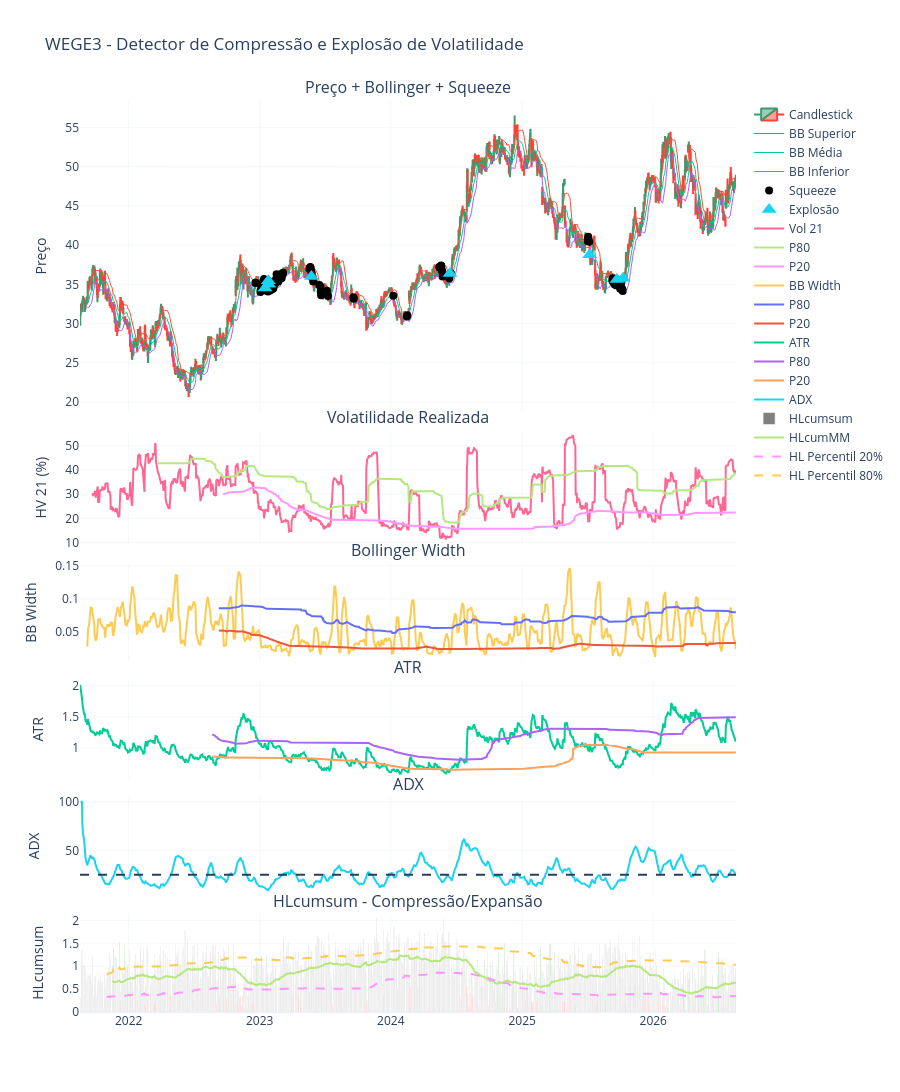

Write notebook code for a chart like this one.
### Markdown cell above
# Rodar Funções

### Code cell
# Importar Todas as Funções
from OPCOES_ExplosaoVol_CLAUDE_GPT_novo import *
# coletar ticker =======================================================
from pathlib import Path
import sys

import MetaTrader5 as mt5
import multiprocessing
import os
import time
from concurrent.futures import ThreadPoolExecutor

# Pasta raiz do projeto (um nível acima de Testes)
projeto = Path.cwd().parent

if str(projeto) not in sys.path:
    sys.path.insert(0, str(projeto))


tf = mt5.TIMEFRAME_D1 # TIME FRAME
cotacoes = 3000
NaN_Maximo = 0

tiker = 'WEGE3'

# COELTAR COM YFINANCE ===================================================
#df = carregar_dados(ticker= tiker+".SA", start="2020-01-01", end=None)


# COLETAR COM METATRADER =================================================
df = cotacoes_mt5_OHLC(tiker, timeframe=tf, n_barras=cotacoes)
# ========================================================================

# Rodar Função ===========================================================
df_squeeze = detectar_squeeze(df)
#relatorio(df_squeeze)

# Plotar Gráficos
plotar_interativo(df_squeeze, tiker)

### Figure 1 — Plotly figure (JSON) as saved in the notebook; plotly's stock layout.template omitted (floating-point values rounded to 4 significant figures; data arrays with more than 128 entries replaced by an {"elided": "..."} marker saying what was removed)
{"data": [{"close": {"elided": "1248 float values"}, "high": {"elided": "1248 float values"}, "low": {"elided": "1248 float values"}, "name": "Candlestick", "open": {"elided": "1248 float values"}, "type": "candlestick", "x": {"elided": "1248 str values"}, "xaxis": "x", "yaxis": "y"}, {"hovertemplate": "<b>%{x}</b><br>Valor: %{y:.2f}<extra></extra>", "line": {"width": 1}, "mode": "lines", "name": "BB Superior", "type": "scatter", "x": {"elided": "1248 str values"}, "xaxis": "x", "y": {"elided": "1248 float values"}, "yaxis": "y"}, {"hovertemplate": "<b>%{x}</b><br>Valor: %{y:.2f}<extra></extra>", "line": {"width": 1}, "mode": "lines", "name": "BB Média", "type": "scatter", "x": {"elided": "1248 str values"}, "xaxis": "x", "y": {"elided": "1248 float values"}, "yaxis": "y"}, {"hovertemplate": "<b>%{x}</b><br>Valor: %{y:.2f}<extra></extra>", "line": {"width": 1}, "mode": "lines", "name": "BB Inferior", "type": "scatter", "x": {"elided": "1248 str values"}, "xaxis": "x", "y": {"elided": "1248 float values"}, "yaxis": "y"}, {"hovertemplate": "<b>%{x}</b><br>Valor: %{y:.2f}<extra></extra>", "marker": {"color": "black", "size": 8, "symbol": "circle"}, "mode": "markers", "name": "Squeeze", "type": "scatter", "x": ["2022-12-20T00:00:00", "2022-12-21T00:00:00", "2023-01-03T00:00:00", "2023-01-04T00:00:00", "2023-01-05T00:00:00", "2023-01-06T00:00:00", "2023-01-09T00:00:00", "2023-01-10T00:00:00", "2023-01-11T00:00:00", "2023-01-12T00:00:00", "2023-01-13T00:00:00", "2023-01-16T00:00:00", "2023-01-17T00:00:00", "2023-01-18T00:00:00", "2023-01-19T00:00:00", "2023-01-20T00:00:00", "2023-01-23T00:00:00", "2023-01-24T00:00:00", "2023-01-25T00:00:00", "2023-01-26T00:00:00", "2023-01-27T00:00:00", "2023-01-30T00:00:00", "2023-01-31T00:00:00", "2023-02-01T00:00:00", "2023-02-02T00:00:00", "2023-02-03T00:00:00", "2023-02-06T00:00:00", "2023-02-07T00:00:00", "2023-02-08T00:00:00", "2023-02-09T00:00:00", "2023-02-10T00:00:00", "2023-02-13T00:00:00", "2023-02-14T00:00:00", "2023-02-15T00:00:00", "2023-02-16T00:00:00", "2023-02-17T00:00:00", "2023-02-22T00:00:00", "2023-02-23T00:00:00", "2023-02-24T00:00:00", "2023-02-27T00:00:00", "2023-02-28T00:00:00", "2023-03-01T00:00:00", "2023-03-02T00:00:00", "2023-03-03T00:00:00", "2023-03-06T00:00:00", "2023-03-07T00:00:00", "2023-05-19T00:00:00", "2023-05-22T00:00:00", "2023-05-23T00:00:00", "2023-05-24T00:00:00", "2023-05-25T00:00:00", "2023-05-26T00:00:00", "2023-05-29T00:00:00", "2023-05-30T00:00:00", "2023-06-16T00:00:00", "2023-06-19T00:00:00", "2023-06-20T00:00:00", "2023-06-21T00:00:00", "2023-07-06T00:00:00", "2023-07-07T00:00:00", "2023-07-10T00:00:00", "2023-09-19T00:00:00", "2023-09-20T00:00:00", "2024-01-08T00:00:00", "2024-02-15T00:00:00", "2024-02-16T00:00:00", "2024-05-15T00:00:00", "2024-05-16T00:00:00", "2024-05-17T00:00:00", "2024-05-20T00:00:00", "2024-05-21T00:00:00", "2024-05-22T00:00:00", "2024-05-23T00:00:00", "2024-05-24T00:00:00", "2024-06-12T00:00:00", "2024-06-13T00:00:00", "2024-06-14T00:00:00", "2024-06-17T00:00:00", "2025-07-02T00:00:00", "2025-07-03T00:00:00", "2025-07-04T00:00:00", "2025-07-07T00:00:00", "2025-09-09T00:00:00", "2025-09-10T00:00:00", "2025-09-11T00:00:00", "2025-09-12T00:00:00", "2025-09-15T00:00:00", "2025-09-16T00:00:00", "2025-09-17T00:00:00", "2025-09-18T00:00:00", "2025-09-19T00:00:00", "2025-09-22T00:00:00", "2025-09-23T00:00:00", "2025-09-24T00:00:00", "2025-09-25T00:00:00", "2025-09-26T00:00:00", "2025-09-29T00:00:00", "2025-09-30T00:00:00", "2025-10-01T00:00:00", "2025-10-02T00:00:00", "2025-10-03T00:00:00", "2025-10-06T00:00:00", "2025-10-07T00:00:00", "2025-10-08T00:00:00"], "xaxis": "x", "y": [35.2, 35.18, 34.03, 34.26, 34.33, 34.84, 34.74, 34.4, 35.36, 35.28, 35.7, 34.53, 35.09, 34.8, 34.73, 34.2, 34.23, 34.09, 35.47, 35.0, 34.73, 34.21, 35.03, 35.17, 34.85, 34.73, 34.42, 34.51, 34.5, 34.79, 35.36, 35.34, 35.14, 35.62, 35.52, 36.29, 35.38, 36.15, 35.8, 35.75, 36.08, 36.28, 36.08, 35.78, 36.33, 36.47, 37.01, 37.23, 37.1, 36.73, 36.01, 36.44, 35.86, 35.36, 34.91, 34.74, 34.08, 33.62, 34.07, 34.17, 33.52, 33.36, 33.18, 33.54, 30.89, 31.06, 37.2, 37.18, 37.22, 37.42, 37.33, 36.88, 36.65, 36.0, 35.75, 36.07, 36.4, 36.4, 40.52, 40.79, 41.07, 40.43, 35.48, 35.77, 35.34, 35.46, 35.03, 35.28, 35.23, 35.25, 34.88, 35.61, 35.22, 35.4, 34.88, 34.85, 34.99, 35.2, 34.43, 34.76, 35.02, 34.33, 34.37, 34.15], "yaxis": "y"}, {"hovertemplate": "<b>%{x}</b><br>Valor: %{y:.2f}<extra></extra>", "marker": {"size": 13, "symbol": "triangle-up"}, "mode": "markers", "name": "Explosão", "type": "scatter", "x": ["2023-01-16T00:00:00", "2023-01-25T00:00:00", "2023-01-26T00:00:00", "2023-05-25T00:00:00", "2024-06-14T00:00:00", "2025-07-08T00:00:00", "2025-09-22T00:00:00", "2025-10-09T00:00:00"], "xaxis": "x", "y": [34.53, 35.47, 35.0, 36.01, 36.4, 38.79, 35.61, 35.79], "yaxis": "y"}, {"hovertemplate": "<b>%{x}</b><br>Valor: %{y:.2f}<extra></extra>", "mode": "lines", "name": "Vol 21", "type": "scatter", "x": {"elided": "1248 str values"}, "xaxis": "x2", "y": {"elided": "1248 float values"}, "yaxis": "y2"}, {"hovertemplate": "<b>%{x}</b><br>Valor: %{y:.2f}<extra></extra>", "mode": "lines", "name": "P80", "type": "scatter", "x": {"elided": "1248 str values"}, "xaxis": "x2", "y": {"elided": "1248 float values"}, "yaxis": "y2"}, {"hovertemplate": "<b>%{x}</b><br>Valor: %{y:.2f}<extra></extra>", "mode": "lines", "name": "P20", "type": "scatter", "x": {"elided": "1248 str values"}, "xaxis": "x2", "y": {"elided": "1248 float values"}, "yaxis": "y2"}, {"hovertemplate": "<b>%{x}</b><br>Valor: %{y:.2f}<extra></extra>", "mode": "lines", "name": "BB Width", "type": "scatter", "x": {"elided": "1248 str values"}, "xaxis": "x3", "y": {"elided": "1248 float values"}, "yaxis": "y3"}, {"hovertemplate": "<b>%{x}</b><br>Valor: %{y:.2f}<extra></extra>", "mode": "lines", "name": "P80", "type": "scatter", "x": {"elided": "1248 str values"}, "xaxis": "x3", "y": {"elided": "1248 float values"}, "yaxis": "y3"}, {"hovertemplate": "<b>%{x}</b><br>Valor: %{y:.2f}<extra></extra>", "mode": "lines", "name": "P20", "type": "scatter", "x": {"elided": "1248 str values"}, "xaxis": "x3", "y": {"elided": "1248 float values"}, "yaxis": "y3"}, {"hovertemplate": "<b>%{x}</b><br>Valor: %{y:.2f}<extra></extra>", "mode": "lines", "name": "ATR", "type": "scatter", "x": {"elided": "1248 str values"}, "xaxis": "x4", "y": {"elided": "1248 float values"}, "yaxis": "y4"}, {"hovertemplate": "<b>%{x}</b><br>Valor: %{y:.2f}<extra></extra>", "mode": "lines", "name": "P80", "type": "scatter", "x": {"elided": "1248 str values"}, "xaxis": "x4", "y": {"elided": "1248 float values"}, "yaxis": "y4"}, {"hovertemplate": "<b>%{x}</b><br>Valor: %{y:.2f}<extra></extra>", "mode": "lines", "name": "P20", "type": "scatter", "x": {"elided": "1248 str values"}, "xaxis": "x4", "y": {"elided": "1248 float values"}, "yaxis": "y4"}, {"hovertemplate": "<b>%{x}</b><br>Valor: %{y:.2f}<extra></extra>", "mode": "lines", "name": "ADX", "type": "scatter", "x": {"elided": "1248 str values"}, "xaxis": "x5", "y": {"elided": "1248 float values"}, "yaxis": "y5"}, {"marker": {"color": {"elided": "1248 str values"}}, "name": "HLcumsum", "opacity": 1, "type": "bar", "x": {"elided": "1248 str values"}, "xaxis": "x6", "y": {"elided": "1248 float values"}, "yaxis": "y6"}, {"hovertemplate": "<b>%{x}</b><br>Valor: %{y:.2f}<extra></extra>", "mode": "lines", "name": "HLcumMM", "type": "scatter", "x": {"elided": "1248 str values"}, "xaxis": "x6", "y": {"elided": "1248 float values"}, "yaxis": "y6"}, {"hovertemplate": "<b>%{x}</b><br>Valor: %{y:.2f}<extra></extra>", "line": {"dash": "dash"}, "mode": "lines", "name": "HL Percentil 20%", "type": "scatter", "x": {"elided": "1248 str values"}, "xaxis": "x6", "y": {"elided": "1248 float values"}, "yaxis": "y6"}, {"hovertemplate": "<b>%{x}</b><br>Valor: %{y:.2f}<extra></extra>", "line": {"dash": "dash"}, "mode": "lines", "name": "HL Percentil 80%", "type": "scatter", "x": {"elided": "1248 str values"}, "xaxis": "x6", "y": {"elided": "1248 float values"}, "yaxis": "y6"}], "layout": {"annotations": [{"font": {"size": 16}, "showarrow": false, "text": "Preço + Bollinger + Squeeze", "x": 0.5, "xanchor": "center", "xref": "paper", "y": 1, "yanchor": "bottom", "yref": "paper"}, {"font": {"size": 16}, "showarrow": false, "text": "Volatilidade Realizada", "x": 0.5, "xanchor": "center", "xref": "paper", "y": 0.638, "yanchor": "bottom", "yref": "paper"}, {"font": {"size": 16}, "showarrow": false, "text": "Bollinger Width", "x": 0.5, "xanchor": "center", "xref": "paper", "y": 0.492, "yanchor": "bottom", "yref": "paper"}, {"font": {"size": 16}, "showarrow": false, "text": "ATR", "x": 0.5, "xanchor": "center", "xref": "paper", "y": 0.364, "yanchor": "bottom", "yref": "paper"}, {"font": {"size": 16}, "showarrow": false, "text": "ADX", "x": 0.5, "xanchor": "center", "xref": "paper", "y": 0.236, "yanchor": "bottom", "yref": "paper"}, {"font": {"size": 16}, "showarrow": false, "text": "HLcumsum - Compressão/Expansão", "x": 0.5, "xanchor": "center", "xref": "paper", "y": 0.108, "yanchor": "bottom", "yref": "paper"}], "height": 1600, "hovermode": "x unified", "shapes": [{"line": {"dash": "dash"}, "type": "line", "x0": 0, "x1": 1, "xref": "x5 domain", "y0": 25, "y1": 25, "yref": "y5"}], "title": {"text": "WEGE3 - Detector de Compressão e Explosão de Volatilidade"}, "xaxis": {"anchor": "y", "domain": [0, 1], "gridwidth": 0.5, "matches": "x6", "rangeslider": {"visible": false}, "showgrid": true, "showticklabels": false}, "xaxis2": {"anchor": "y2", "domain": [0, 1], "gridwidth": 0.5, "matches": "x6", "showgrid": true, "showticklabels": false}, "xaxis3": {"anchor": "y3", "domain": [0, 1], "gridwidth": 0.5, "matches": "x6", "showgrid": true, "showticklabels": false}, "xaxis4": {"anchor": "y4", "domain": [0, 1], "gridwidth": 0.5, "matches": "x6", "showgrid": true, "showticklabels": false}, "xaxis5": {"anchor": "y5", "domain": [0, 1], "gridwidth": 0.5, "matches": "x6", "showgrid": true, "showticklabels": false}, "xaxis6": {"anchor": "y6", "domain": [0, 1], "gridwidth": 0.5, "showgrid": true}, "yaxis": {"anchor": "x", "domain": [0.658, 1], "gridwidth": 0.5, "showgrid": true, "title": {"text": "Preço"}}, "yaxis2": {"anchor": "x2", "domain": [0.512, 0.638], "gridwidth": 0.5, "showgrid": true, "title": {"text": "HV 21 (%)"}}, "yaxis3": {"anchor": "x3", "domain": [0.384, 0.492], "gridwidth": 0.5, "showgrid": true, "title": {"text": "BB Width"}}, "yaxis4": {"anchor": "x4", "domain": [0.256, 0.364], "gridwidth": 0.5, "showgrid": true, "title": {"text": "ATR"}}, "yaxis5": {"anchor": "x5", "domain": [0.128, 0.236], "gridwidth": 0.5, "showgrid": true, "title": {"text": "ADX"}}, "yaxis6": {"anchor": "x6", "domain": [0, 0.108], "gridwidth": 0.5, "showgrid": true, "title": {"text": "HLcumsum"}}}}
